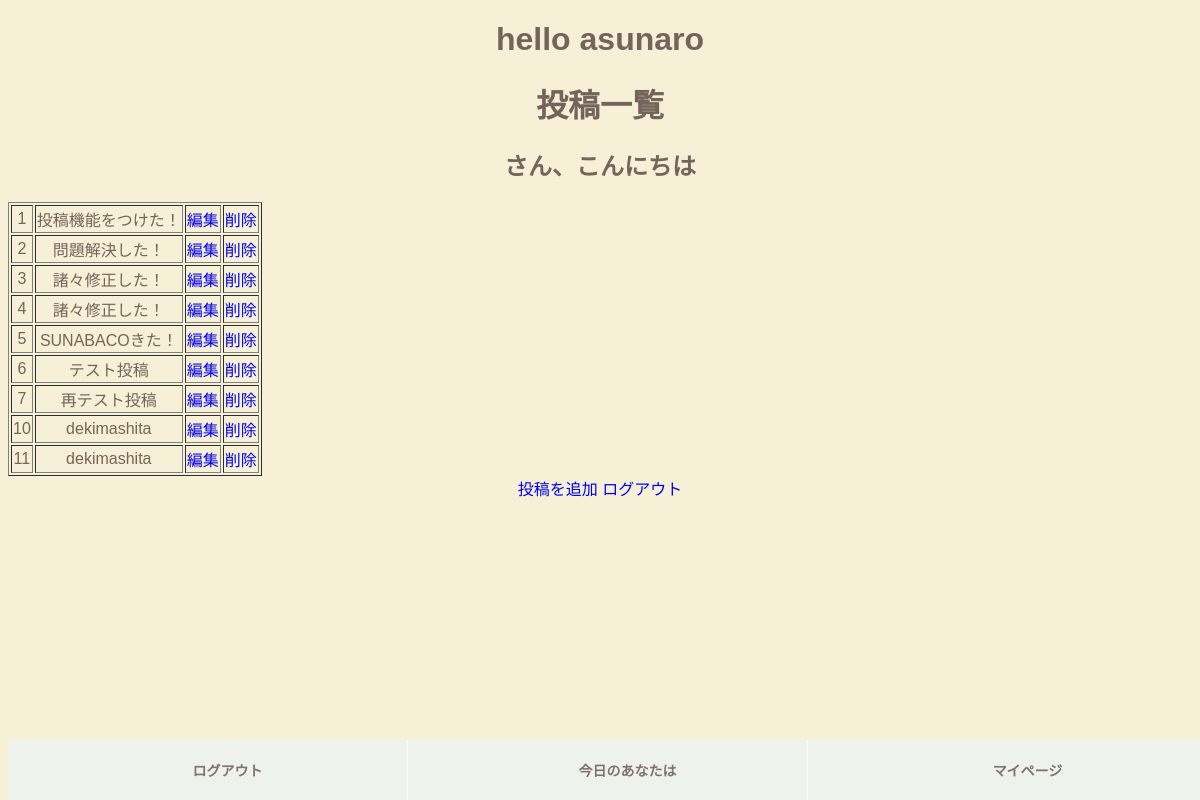
/list, run on an earlier commit of the app's database.
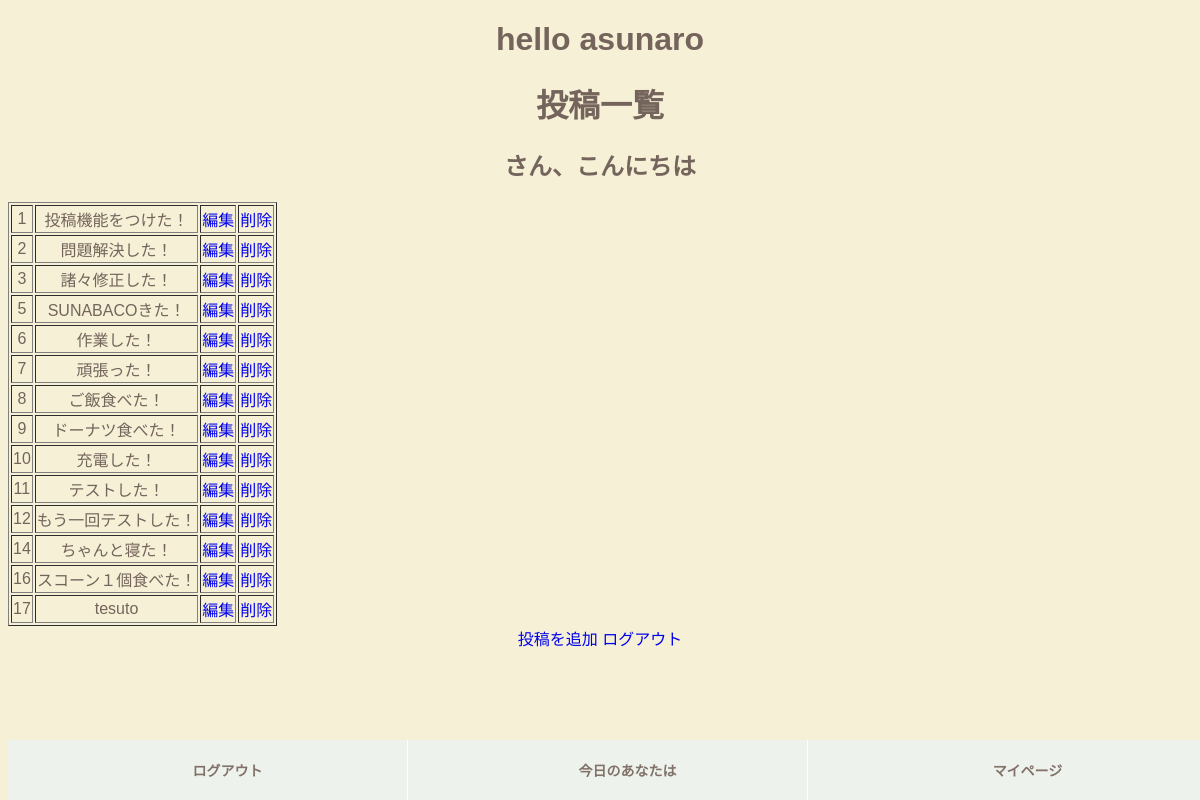
And on a later commit of the database.
### tables this page shows
CREATE TABLE "posts_test" (
	"ID"	INTEGER,
	"posting"	TEXT,
	PRIMARY KEY("ID" AUTOINCREMENT)
);

### app.py (the view)
@app.route("/list" )
def posting_list():
    conn = sqlite3.connect("asunaro.db")
    c = conn.cursor()
    c.execute("SELECT * FROM posts_test")
    post_list = [] #空箱作った
    for post in c.fetchall():
        post_list.append(
            {"id":post[0],"posting":post[1]}
        )
    conn.close()
    print(post_list)
    return  render_template("growth.html", post_list = post_list)

### templates/growth.html (shortened to what this page needs)
<!DOCTYPE html>
<html lang="jp">
<head>
    <link rel="stylesheet" href="../static/growth.css">
</head>
<body>
<h1>hello asunaro</h1>
<h1>投稿一覧</h1>
<h2>{{user_id}}さん、こんにちは</h2>
<table border= "1px">
   {% for post in post_list %}
    <tr>
        <td>{{post.id}}</td>
		<td>{{post.posting}}</td>
		<td><a href="/edit/{{post.id}}">編集</a></td>
        <td><a href="/del/{{post.id}}">削除</a></td>
    </tr>
	{% endfor %}
</table>
<a href="/post">投稿を追加</a>
<a href="/logout">ログアウト</a>
<div id="sp-fixed-menu" class="for-sp">
	<ul>
		<li><a onclick="confirmFunction1()">ログアウト</a></li>
		<li><a href="/post" >今日のあなたは</a></li>
		<li><a href="/myp">マイページ</a></li>
	</ul>
</div>
</body>
</html>

### static/growth.css (style rules this page uses)
a { text-decoration:none; }
body { font-family: "Noto Sans Japanese", "ヒラギノ角ゴ Pro W3", "Hiragino Kaku Gothic Pro", "ヒラギノ角ゴ ProN W3", "Hiragino Kaku Gothic ProN", "游ゴシック", YuGothic, "メイリオ", "Meiryo", "HGPｺﾞｼｯｸM", "Osaka", "ＭＳ Ｐゴシック", sans-serif, Century Gothic, Arial; background: #F5F0D6; color: #74645C; text-align: center; }
#sp-fixed-menu { position: fixed; width: 100%; bottom: 0px; font-size: 0; opacity: 0.9; z-index: 99; }
#sp-fixed-menu ul { display: flex; list-style: none; padding:0; margin:0; width:100%; }
#sp-fixed-menu li { justify-content: center; align-items: center; width: 50%; padding:0; margin:0; font-size: 14px; font-weight: 900; border-right: 1px solid #fff; }
#sp-fixed-menu li a { color: #74645C; text-align: center; display:block; width: 100%; padding:20px; }
#sp-fixed-menu li:first-of-type { background: #EEF2EF; }
#sp-fixed-menu li:nth-of-type(2) { background: #EEF2EF; }
#sp-fixed-menu li:last-of-type { background: #EEF2EF;main }

What changed in the data, as far as the page shows it:
removed posts_test: id "4", posting "諸々修正した！"
changed posts_test id 6: posting "テスト投稿" → "作業した！"
changed posts_test id 7: posting "再テスト投稿" → "頑張った！"
added posts_test: id "8", posting "ご飯食べた！"
added posts_test: id "9", posting "ドーナツ食べた！"
changed posts_test id 10: posting "dekimashita" → "充電した！"
changed posts_test id 11: posting "dekimashita" → "テストした！"
added posts_test: id "12", posting "もう一回テストした！"
added posts_test: id "14", posting "ちゃんと寝た！"
added posts_test: id "16", posting "スコーン１個食べた！"
added posts_test: id "17", posting "tesuto"
